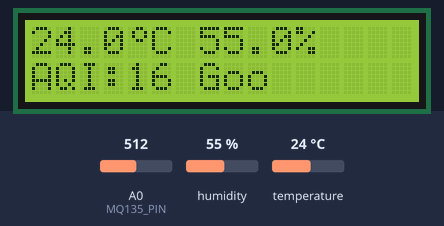
This sketch was run on a simulated ESP8266 (NodeMCU). Parts: 16×2 character LCD. The inputs (shaded band) are chosen by the test bench; at power-on: A0 (MQ135_PIN) = 512, humidity 55 %, temperature 24 °C. WiFi joins after 1.5 s; servers stay silent unless stated; network time is answered at once with the bench clock; uploads are accepted with an empty reply; the local clock reads 2024-03-15 10:24:30 at power-on unless the sketch sets it; what the sketch prints to the serial monitor is not drawn.

Above: at 6.8 s.
6.9 s: A0 (MQ135_PIN) set to 536
At 17.2 s:
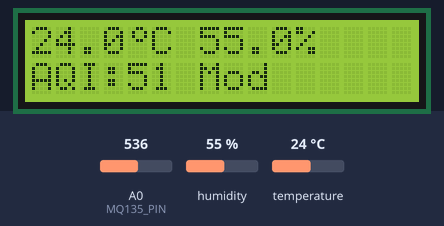
17.5 s: A0 (MQ135_PIN) set to 757
At 21.9 s:
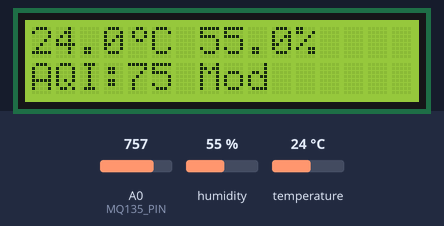
28.1 s: A0 (MQ135_PIN) set to 782
At 32.5 s:
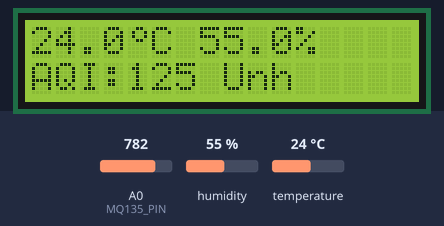
38.7 s: humidity set to 22 %
At 48.9 s:
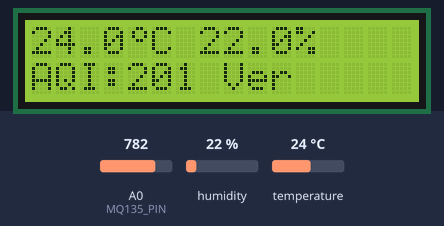
49.2 s: temperature set to 12 °C
At 53.6 s:
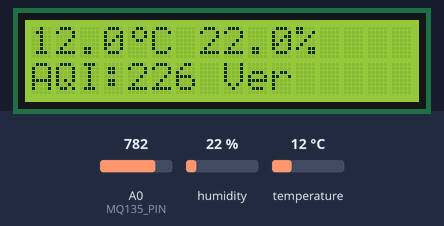
59.7 s: humidity set to 40 %
At 64.1 s:
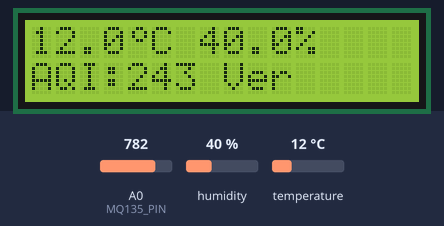
Timing chart, 0 to 65.6 s (numbered marks = the images above; inputs shaded):
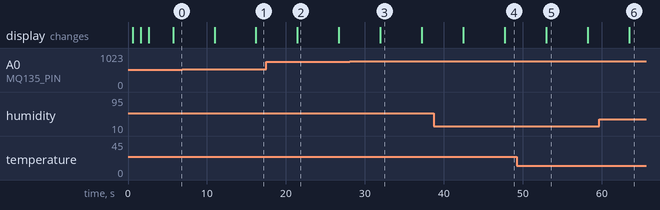

Measured:
- the behaviour switches between 528 and 529 on A0 (MQ135_PIN) (found by bisection; images 0 and 1)
- the behaviour switches between 767 and 768 on A0 (MQ135_PIN) (found by bisection; images 2 and 3)
- what the display in image 2 shows lasts 5.2 s, from 21.5 s to 26.7 s

The sketch:

air-quality-monitoring-system.ino
```cpp
#include <ESP8266WiFi.h>
#include <ESP8266HTTPClient.h>
#include <WiFiClientSecure.h>
#include <DHT.h>
#include <Wire.h>
#include <LiquidCrystal_I2C.h>
#include <NTPClient.h>
#include <WiFiUdp.h>

// WiFi credentials
const char* ssid = "Labib";
const char* password = "wakiya99";

// Firebase project settings
const char* FIREBASE_HOST = "airtemphum-default-rtdb.asia-southeast1.firebasedatabase.app";
const char* FIREBASE_AUTH = "PZLM4eX2MFsvtEYdBGMHJnW7zS9UMw37tUnk7WiQ";

// Sensor pins
#define DHTPIN D4
#define DHTTYPE DHT11
#define MQ135_PIN A0

// LCD setup
LiquidCrystal_I2C lcd(0x27, 16, 2);

// NTP Client setup
WiFiUDP ntpUDP;
NTPClient timeClient(ntpUDP, "pool.ntp.org");

DHT dht(DHTPIN, DHTTYPE);

byte degreeSymbol[8] = {
  0b00110,
  0b01001,
  0b01001,
  0b00110,
  0b00000,
  0b00000,
  0b00000,
  0b00000
};

// Moving average for air quality
const int numReadings = 10;
int airQualityReadings[numReadings];
int readIndex = 0;
long total = 0;

// Breakpoints for AQI calculation
const float CO_Gh = 4.4;  // Upper concentration breakpoint for CO
const float CO_Gl = 0.0;  // Lower concentration breakpoint for CO
const int CO_Ih = 50;     // Upper AQI breakpoint for CO
const int CO_Il = 0;      // Lower AQI breakpoint for CO

const float NH3_Gh = 0.5;  // Adjusted upper concentration breakpoint for NH3
const float NH3_Gl = 0.0;  // Lower concentration breakpoint for NH3
const int NH3_Ih = 500;    // Upper AQI breakpoint for NH3
const int NH3_Il = 0;      // Lower AQI breakpoint for NH3

void setup() {
  Serial.begin(115200);

  // Initialize LCD
  Wire.begin(D2, D1);
  lcd.init();
  lcd.backlight();
  lcd.createChar(0, degreeSymbol);

  // Initialize air quality readings
  for (int i = 0; i < numReadings; i++) {
    airQualityReadings[i] = 0;
  }

  // Display initial message
  lcd.setCursor(0, 0);
  lcd.print("Connecting WiFi");

  // Connect to WiFi
  WiFi.begin(ssid, password);
  while (WiFi.status() != WL_CONNECTED) {
    delay(500);
    Serial.print(".");
    lcd.print(".");
  }

  Serial.println("\nWiFi connected");
  lcd.clear();
  lcd.print("WiFi Connected!");
  delay(1000);

  // Initialize NTP Client
  timeClient.begin();
  timeClient.setTimeOffset(21600);  // GMT +6 for Bangladesh, adjust as needed

  dht.begin();

  // Warm up MQ135 sensor
  lcd.clear();
  lcd.print("Warming up");
  lcd.setCursor(0, 1);
  lcd.print("sensor...");
  delay(3000);  // 3 second warm-up
}

float calculateAQI(float Cp, float Gl, float Gh, int Il, int Ih) {
  if (Cp < Gl) return 0;                            // Below the lower breakpoint
  if (Cp > Gh) return 500;                          // Above the upper breakpoint
  return ((Cp - Gl) / (Gh - Gl)) * (Ih - Il) + Il;  // Calculate AQI
}

String getAQICategory(int aqi) {
  if (aqi <= 50) return "Good";
  else if (aqi <= 100) return "Moderate";
  else if (aqi <= 150) return "Unhealthy for Sensitive Groups";
  else if (aqi <= 200) return "Unhealthy";
  else if (aqi <= 300) return "Very Unhealthy";
  else return "Hazardous";
}

int getSmoothedAirQuality() {
  total = total - airQualityReadings[readIndex];
  airQualityReadings[readIndex] = analogRead(MQ135_PIN);
  total = total + airQualityReadings[readIndex];
  readIndex = (readIndex + 1) % numReadings;

  float average = total / numReadings;
  float voltage = average * (3.3 / 1023.0);  // Convert to voltage

  // Calculate concentrations (for demonstration)
  float coConcentration = voltage;         // Adjust based on calibration
  float nh3Concentration = voltage * 0.1;  // Example scaling factor for NH3; adjust as needed

  // Calculate AQI for CO and NH3
  float aqiCO = calculateAQI(coConcentration, CO_Gl, CO_Gh, CO_Il, CO_Ih);
  float aqiNH3 = calculateAQI(nh3Concentration, NH3_Gl, NH3_Gh, NH3_Il, NH3_Ih);
  // Determine overall AQI
  return round(max(aqiCO, aqiNH3));
}
void updateLCD(float temp, float hum, int aqi) {
  lcd.clear();
  // First row: Temperature and Humidity
  lcd.setCursor(0, 0);
  lcd.print(temp, 1);
  lcd.write(0);
  lcd.print("C ");
  lcd.print(hum, 1);
  lcd.print("%");
  // Second row: Air Quality Index
  lcd.setCursor(0, 1);
  lcd.print("AQI:");
  lcd.print(aqi);
  lcd.print(" ");
  lcd.print(getAQICategory(aqi).substring(0, 3));  // Show first 3 letters of category
}
void loop() {
  timeClient.update();
  float humidity = dht.readHumidity();
  float temperature = dht.readTemperature();
  int airQualityIndex = getSmoothedAirQuality();
  if (isnan(humidity) || isnan(temperature)) {
    Serial.println("Failed to read from DHT sensor!");
    lcd.clear();
    lcd.print("Sensor Error!");
    delay(2000);
    return;
  }
  // Get timestamp
  String timestamp = String(timeClient.getEpochTime());
  // Update LCD
  updateLCD(temperature, humidity, airQualityIndex);
  // Print values to Serial Monitor
  Serial.println("Time: " + timeClient.getFormattedTime());
  Serial.println("Temperature: " + String(temperature, 2) + "°C");
  Serial.println("Humidity: " + String(humidity, 2) + "%");
  Serial.println("Air Quality Index: " + String(airQualityIndex) + " (" + getAQICategory(airQualityIndex) + ")");
  if (WiFi.status() == WL_CONNECTED) {
    WiFiClientSecure client;
    client.setInsecure();
    HTTPClient https;
    // Prepare JSON data
    String jsonString = "{\"temperature\":" + String(temperature, 2) + ",\"humidity\":" + String(humidity, 2) + ",\"airQualityIndex\":" + String(airQualityIndex) + ",\"airQualityCategory\":\"" + getAQICategory(airQualityIndex) + "\"" + ",\"timestamp\":\"" + timestamp + "\"}";
    String url = String("https://") + FIREBASE_HOST + "/sensor_data.json?auth=" + FIREBASE_AUTH;
    if (https.begin(client, url)) {
      https.addHeader("Content-Type", "application/json");
      int httpResponseCode = https.POST(jsonString);
      if (httpResponseCode > 0) {
        String response = https.getString();
        Serial.println("HTTP Response code: " + String(httpResponseCode));
      } else {
        Serial.println("Error on sending POST: " + String(httpResponseCode));
      }
      https.end();
    }
  }
  delay(5000);  // Wait 5 seconds before next reading
}
```
